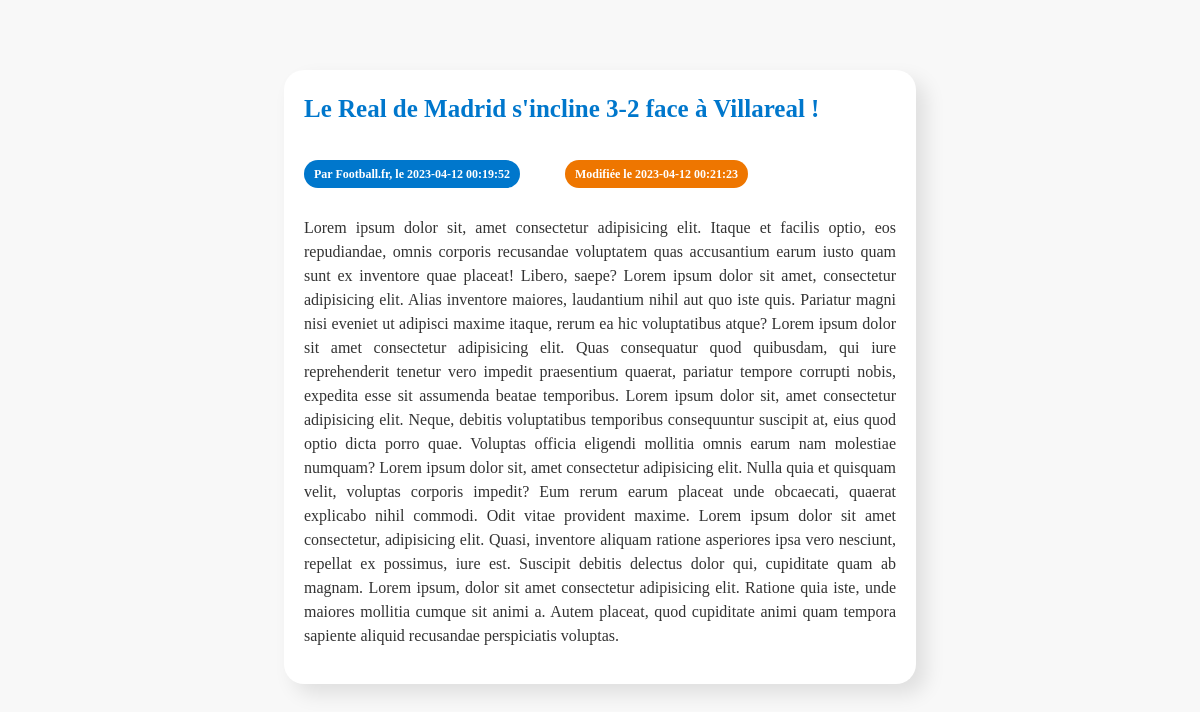
Page /vues/details_news.php?id=13 on the committed database.
### tables this page shows
CREATE TABLE IF NOT EXISTS `news` (
  `id` smallint(5) UNSIGNED NOT NULL AUTO_INCREMENT,
  `auteur` varchar(30) NOT NULL,
  `titre` varchar(100) NOT NULL,
  `contenu` text NOT NULL,
  `dateAjout` datetime NOT NULL,
  `dateModif` datetime NOT NULL,
  PRIMARY KEY (`id`)
);

### modeles/NewsManager.php (called while the page is built, shortened)
<?php
class NewsManager {
    private $db;
    public function __construct(PDO $db) {
        $this->db = $db;
    }
    public function getNewsById($id)
    {
        $query = $this->db->prepare('SELECT * FROM news WHERE id = :id');
        $query->bindValue(':id', $id, PDO::PARAM_INT);
        $query->execute();
        $result = $query->fetch(PDO::FETCH_ASSOC);
        if ($result !== false) {
            return new News($result['id'], $result['auteur'], $result['titre'], $result['contenu'], $result['dateAjout'], $result['dateModif']);
        } else {
            return false;
        }
    }
}
?>

### controleurs/News.php (called while the page is built, shortened)
<?php
class News {
    private $auteur;
    private $titre;
    private $contenu;
    private $dateAjout;
    private $dateModif;
    public function __construct($id, $auteur, $titre, $contenu, $dateAjout, $dateModif) {
        $this->auteur = $auteur;
        $this->titre = $titre;
        $this->contenu = $contenu;
        $this->dateAjout = $dateAjout;
        $this->dateModif = $dateModif;
    }
    public function getAuteur() {
        return $this->auteur;
    }
    public function getTitre() {
        return $this->titre;
    }
    public function getContenu() {
        return $this->contenu;
    }
    public function getDateAjout() {
        return $this->dateAjout;
    }
    public function getDateModif() {
        return $this->dateModif;
    }
}
?>

### vues/details_news.php (the view, shortened to what this page needs)
<!DOCTYPE html>
<html lang="en">
<head>
    <link rel="stylesheet" href="styles/Detail_design.css">
</head>
<body>
<?php
require_once('../controleurs/News.php');
require_once('../modeles/NewsManager.php');
require_once('../modeles/db_connect.php');
if (isset($_GET['id'])) {
    $manager = new NewsManager($pdo);
    $news = $manager->getNewsById($_GET['id']);
}
if (isset($news)) {
    echo '<div class="news-container">';
    echo '<h2>' . $news->getTitre() . '</h2>';
    echo '<p class="date published">Par ' . $news->getAuteur() . ', le ' . $news->getDateAjout() . '</p>';
    if ($news->getDateAjout() != $news->getDateModif()) {
        echo '<p class="date modified">Modifiée le '.$news->getDateModif().'</p>';
    }
    echo '<div class="news-content"><p>' . $news->getContenu() . '</p></div>';
    echo '</div>';
} else {
    echo '<p>Cette news n\'existe pas.</p>';
}
?>
</body>
</html>

### vues/styles/Detail_design.css (style rules this page uses)
body { background-color: #f8f8f8; font-family: cursive; font-size: 16px; line-height: 1.5; color: #333; position: relative; }
.news-container { width: 50%; margin: 0 auto; background-color: #fff; border-radius: 20px; box-shadow: 10px 10px 20px rgba(0, 0, 0, 0.1); margin-top: 70px; padding: 20px; }
.news-container .date { display: inline-block; padding: 5px 10px; margin-right: 10px; border-radius: 20px; color: #fff; font-size: 12px; font-weight: bold; }
.news-container .date.published { background-color: #0077cc; }
.news-container .date.modified { background-color: #ee7600; margin-left: 35px; }
.news-content { word-wrap: break-word; text-align: justify; }
.news-container h2 { margin-top: 0; color: #0077cc; font-size: 25px; font-weight: bold; }

### rows in the picture
news: titre "Le Real de Madrid s'incline 3-2 face à Villareal !", auteur "Football.fr", dateAjout "2023-04-12 00:19:52", dateModif "2023-04-12 00:21:23", contenu "Lorem ipsum dolor sit, amet consectetur adipisicing elit. Itaque et facilis optio, eos repudiandae, omnis corporis recusandae voluptatem quas accusantium earum iusto quam sunt ex inventore quae placeat! Libero, saepe? Lorem ipsum dolor sit amet, consectetur adipisicing elit. Alias inventore maiores, laudantium nihil aut quo iste quis. Pariatur magni nisi eveniet ut adipisci maxime itaque, rerum ea hic voluptatibus atque? Lorem ipsum dolor sit amet consectetur adipisicing elit. Quas consequatur quod quibusdam, qui iure reprehenderit tenetur vero impedit praesentium quaerat, pariatur tempore corrupti nobis, expedita esse sit assumenda beatae temporibus. Lorem ipsum dolor sit, amet consectetur…"
